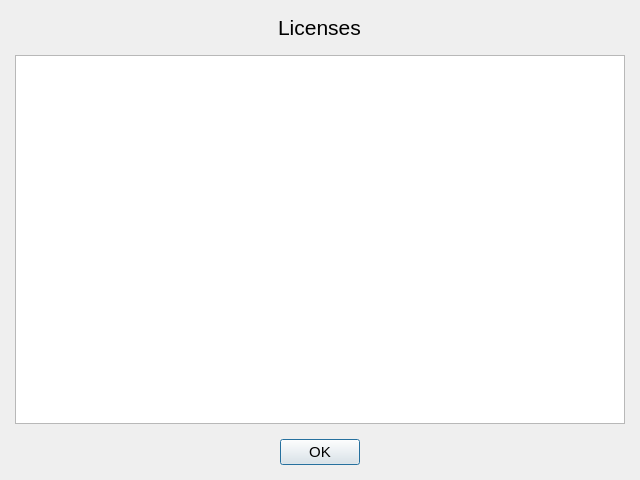
<?xml version="1.0" encoding="UTF-8"?>
<ui version="4.0">
 <class>LicensesDialog</class>
 <widget class="QDialog" name="LicensesDialog">
  <property name="geometry">
   <rect>
    <x>0</x>
    <y>0</y>
    <width>640</width>
    <height>480</height>
   </rect>
  </property>
  <property name="cursor">
   <cursorShape>UpArrowCursor</cursorShape>
  </property>
  <property name="windowTitle">
   <string>Licenses</string>
  </property>
  <layout class="QGridLayout" name="gridLayout">
   <property name="leftMargin">
    <number>15</number>
   </property>
   <property name="topMargin">
    <number>15</number>
   </property>
   <property name="rightMargin">
    <number>15</number>
   </property>
   <property name="bottomMargin">
    <number>15</number>
   </property>
   <property name="verticalSpacing">
    <number>15</number>
   </property>
   <item row="3" column="0" alignment="Qt::AlignHCenter">
    <widget class="QPushButton" name="ok_button">
     <property name="font">
      <font>
       <pointsize>11</pointsize>
      </font>
     </property>
     <property name="cursor">
      <cursorShape>PointingHandCursor</cursorShape>
     </property>
     <property name="text">
      <string>OK</string>
     </property>
    </widget>
   </item>
   <item row="2" column="0">
    <widget class="QPlainTextEdit" name="licenses">
     <property name="font">
      <font>
       <pointsize>11</pointsize>
      </font>
     </property>
     <property name="textInteractionFlags">
      <set>Qt::LinksAccessibleByKeyboard|Qt::LinksAccessibleByMouse|Qt::TextBrowserInteraction|Qt::TextSelectableByKeyboard|Qt::TextSelectableByMouse</set>
     </property>
    </widget>
   </item>
   <item row="1" column="0" alignment="Qt::AlignHCenter">
    <widget class="QLabel" name="label">
     <property name="font">
      <font>
       <pointsize>16</pointsize>
      </font>
     </property>
     <property name="text">
      <string>Licenses</string>
     </property>
    </widget>
   </item>
  </layout>
 </widget>
 <resources/>
 <connections/>
</ui>
